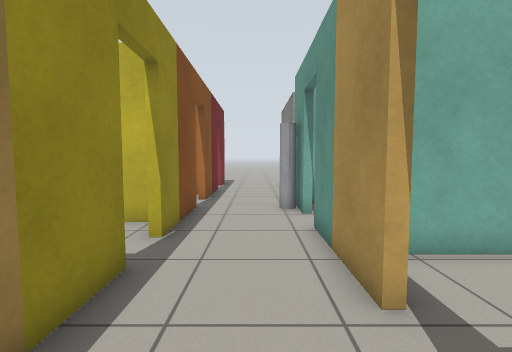
View 1 (above)

24 first-person views from a walk through a Gazebo world. The camera is 0.94 m above the floor, tilts 4° down and sees 85° across. The floor is counted in squares, 0.5 m on a side. Each view is taken from the middle of a square. On the plan, view 1 faces up. The plan holds only what a view shows up to about 16 squares ahead; the rest is blank. The place goes on beyond the plan. The robots in the file are not drawn.

View 2
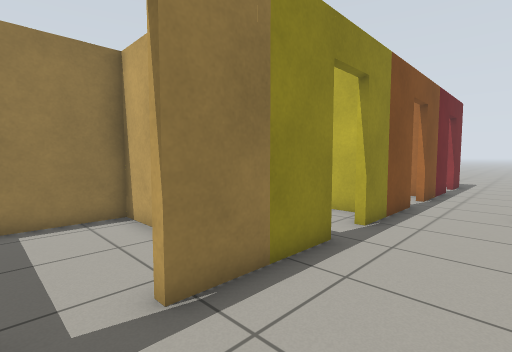

View 3
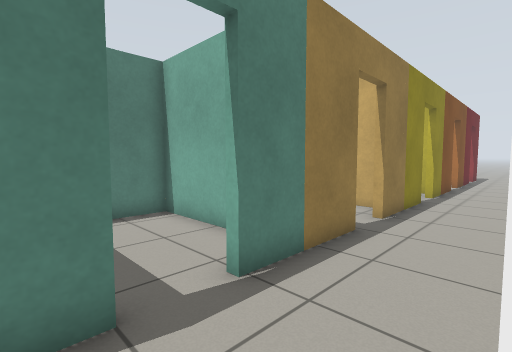

View 4
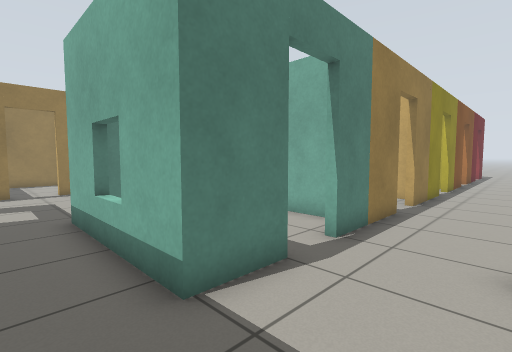

View 5
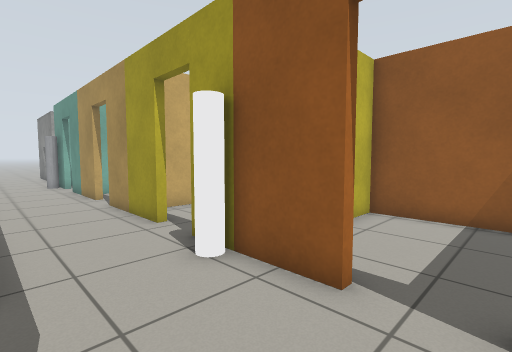

View 6
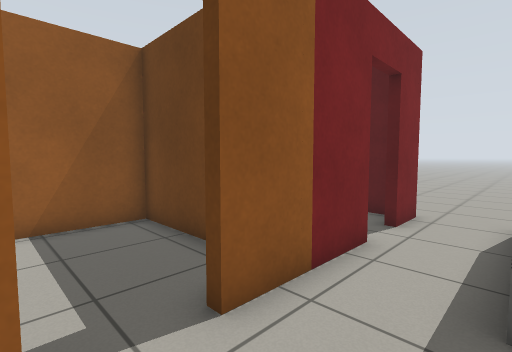

View 7
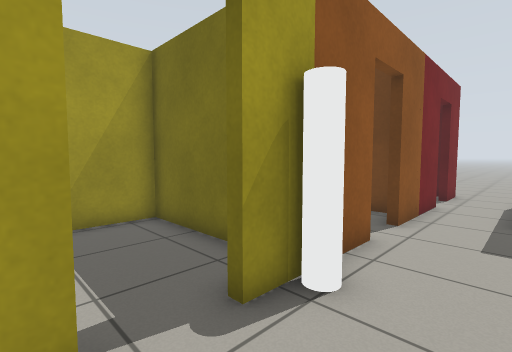

View 8
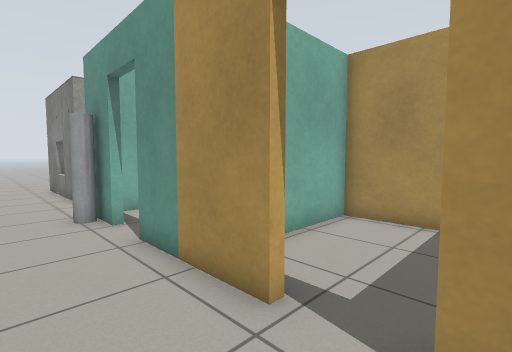

View 9
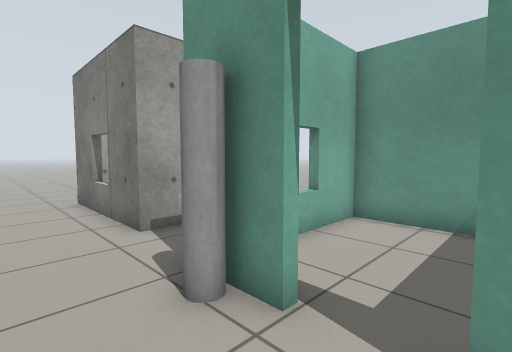

View 10
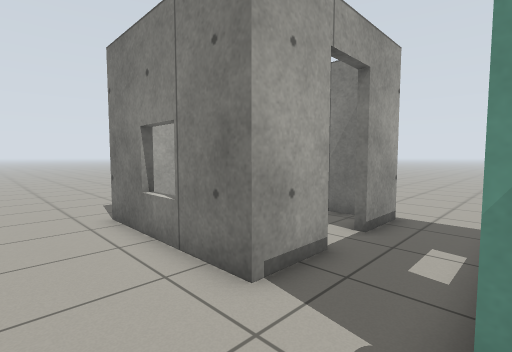

View 11
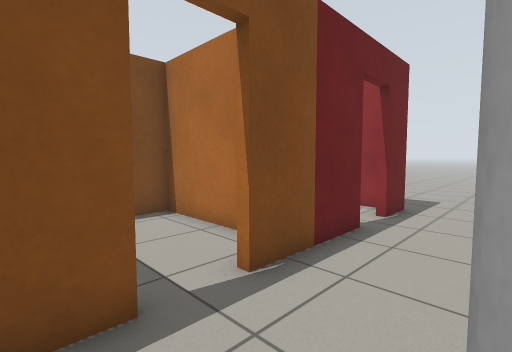

View 12
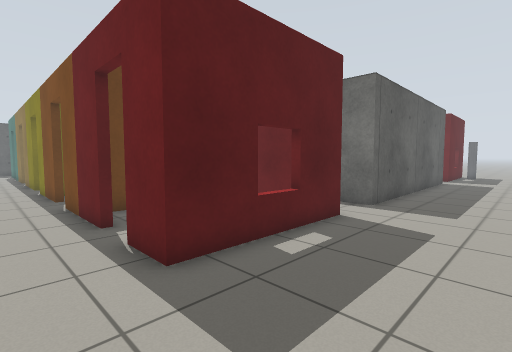

View 13
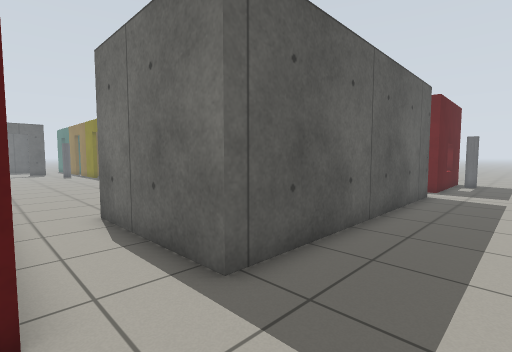

View 14
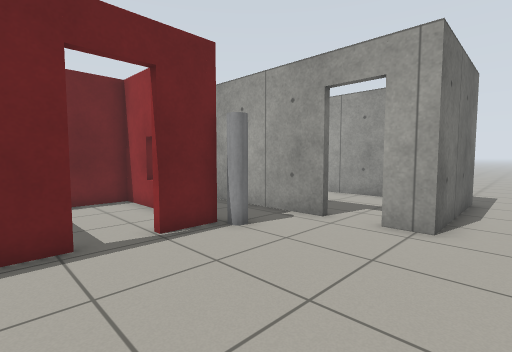

View 15
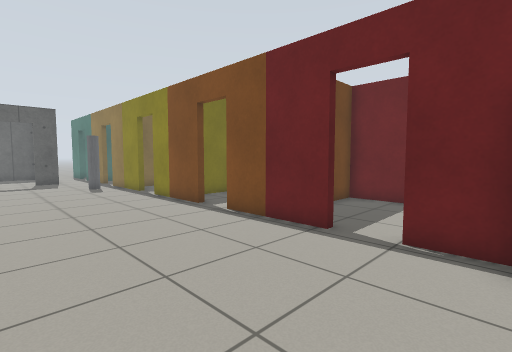

View 16
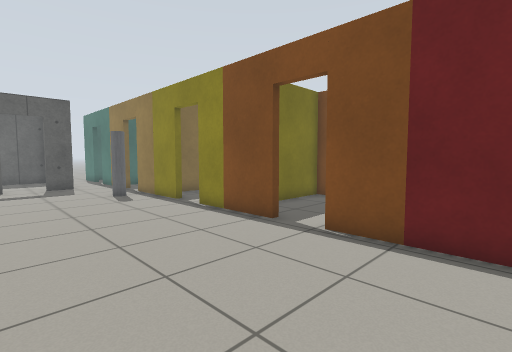

View 17
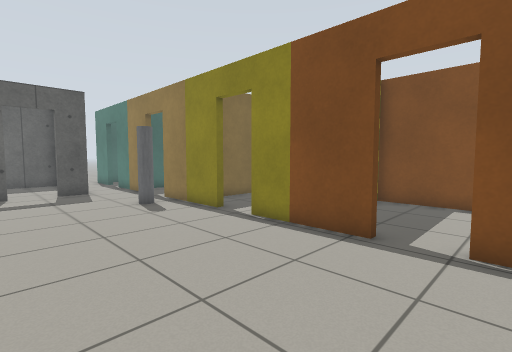

View 18
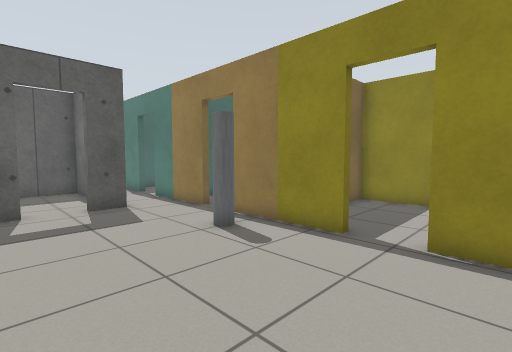

View 19
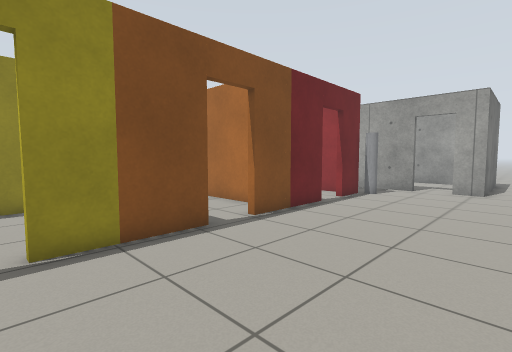

View 20
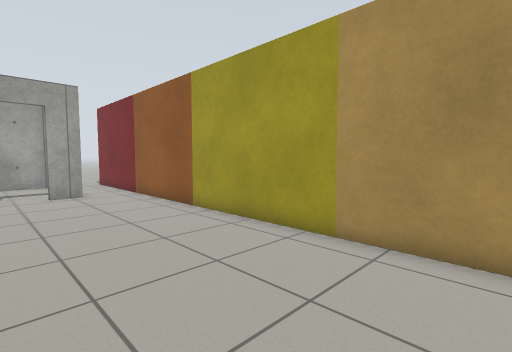

View 21
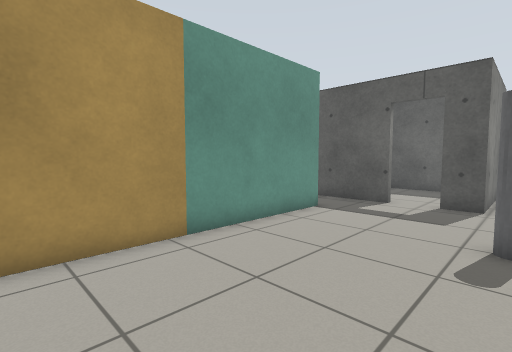

View 22
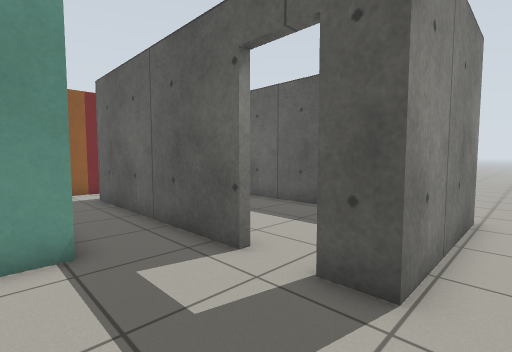

View 23
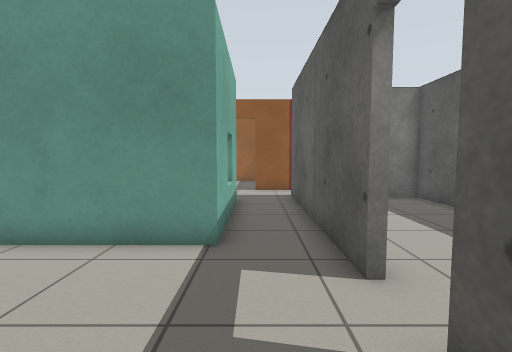

View 24
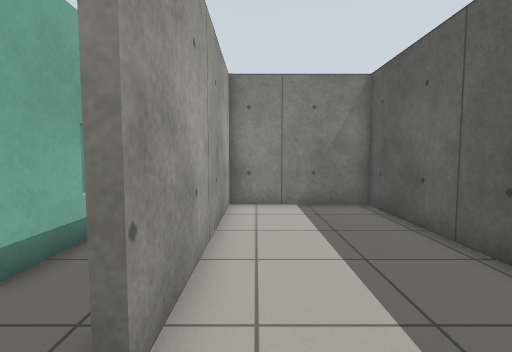

### Floor plan
Ten units are one square. View 1 is at (0, 0); x grows to the right and y downward. Boxes are objects, and circles mark ways between rooms. Rooms are numbered by the first view taken in them; rooms with no view inside come last. Other rooms are left out.
<svg viewBox="-221 -205 305 400">
<path fill="none" stroke="#000" d="M15 -90 15 -114M-22 -103 -22 -64M-22 -46 -22 -6M40 -138 18 -138 18 -200M15 -33 15 -74M-22 -161 -22 -120M79 -138 57 -138M-82 -124 -82 -161M-22 11 -22 52M15 26 15 -16M-83 -197 -22 -197 -22 -179M-22 69 -22 92 -82 92M15 82 15 42M15 141 15 99M-99 117 -8 117M-216 -195 -107 -196 -106 -137M15 176 15 157M-153 -16 -152 25M-152 43 -152 83M-153 -73 -153 -32M-154 -108 -154 -91M-82 92 -82 -124M-151 99 -151 141M-106 -137 -120 -137M-136 -137 -173 -137M-182 -137 -191 -137M-151 158 -151 177M-129 178 -129 117 -116 117M-126 157 -126 174 -12 174 -12 120 -99 120M-173 -48 -200 -48M-210 -26 -210 6 -170 6M41 117 72 116 72 62 60 62M23 117 29 117M-209 19 -209 63 -166 63M-22 52 -26 52M-35 35 -79 35 -79 53M-61 -22 -79 -22 -79 8M-22 -6 -26 -6M-30 -22 -38 -22"/>
<rect x="5" y="45" width="10" height="20" fill="#bbb"><title>white pole</title></rect>
<rect x="5" y="-105" width="10" height="10" fill="#bbb"><title>grey pole</title></rect>
<rect x="-155" y="-115" width="10" height="10" fill="#bbb"><title>grey pole</title></rect>
<rect x="-145" y="65" width="10" height="10" fill="#bbb"><title>grey pole</title></rect>
<circle cx="-85" cy="105" r="3" fill="#2a7"/>
<circle cx="-95" cy="-135" r="3" fill="#2a7"/>
<circle cx="20" cy="95" r="3" fill="#2a7"/>
<circle cx="-20" cy="65" r="3" fill="#2a7"/>
<circle cx="-20" cy="5" r="3" fill="#2a7"/>
<circle cx="-105" cy="120" r="3" fill="#2a7"/>
<circle cx="-153" cy="-23" r="3" fill="#2a7"/>
<circle cx="-150" cy="35" r="3" fill="#2a7"/>
<text x="10" y="-90">1</text>
<text x="-120" y="-10">2</text>
<text x="-70" y="140">3</text>
<text x="-180" y="-20">4</text>
<text x="40" y="90">5</text>
<text x="-180" y="30">6</text>
<text x="-50" y="60">7</text>
<text x="-50" y="0">8</text>
</svg>
Room 1 opens to room 2. Room 1 opens to room 5. Room 1 opens to room 7. Room 1 opens to room 8. Room 2 opens to room 3. Room 2 opens to room 4. Room 2 opens to room 6.

Where each view was taken, in squares from view 1:
view 1: 0 up, 0 right, facing up
view 2: 1 down, 1 right, facing up-left
view 3: 8 down, 1 right, facing up-left
view 4: 11 down, 1 right, facing up-left
view 5: 10 down, 2 left, facing up-right
view 6: 8 down, 1 left, facing down-right
view 7: 2 down, 1 left, facing down-right
view 8: 1 up, 1 left, facing up-right
view 9: 7 up, 1 left, facing up-right
view 10: 11 up, 1 left, facing up-right
view 11: 9 up, 1 right, facing up-left
view 12: 24 up, 0 right, facing down-left
view 13: 23 up, 8 left, facing down-left
view 14: 6 up, 9 left, facing up-left
view 15: 11 up, 9 left, facing down-left
view 16: 7 up, 9 left, facing down-left
view 17: 4 up, 9 left, facing down-left
view 18: 1 down, 9 left, facing down-left
view 19: 3 down, 9 left, facing up-left
view 20: 1 down, 14 left, facing up-right
view 21: 0 up, 14 left, facing down-right
view 22: 8 down, 14 left, facing down-right
view 23: 10 down, 14 left, facing right
view 24: 13 down, 12 left, facing right
